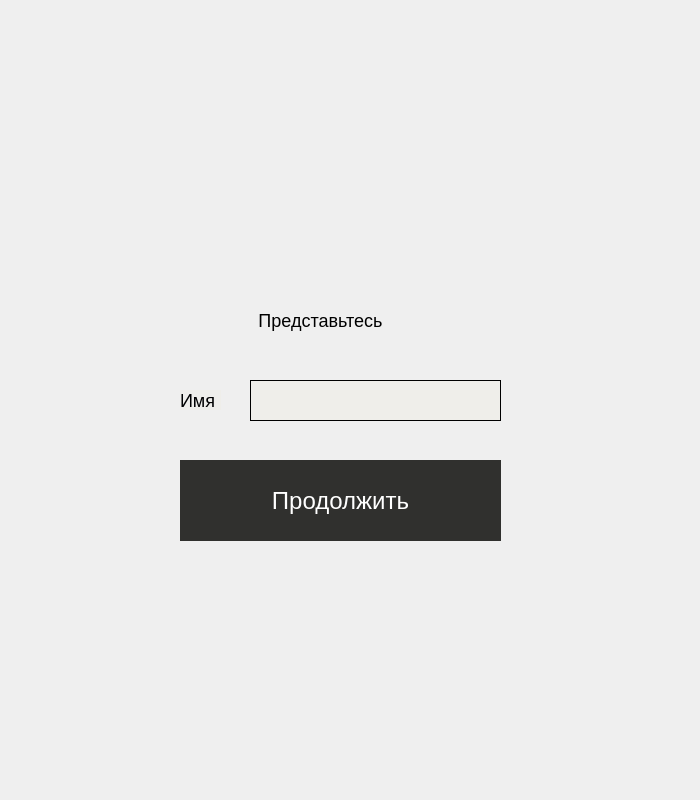
<?xml version="1.0" encoding="UTF-8"?>
<ui version="4.0">
 <class>Form</class>
 <widget class="QWidget" name="Form">
  <property name="geometry">
   <rect>
    <x>0</x>
    <y>0</y>
    <width>700</width>
    <height>800</height>
   </rect>
  </property>
  <property name="windowTitle">
   <string>Form</string>
  </property>
  <widget class="QLabel" name="headLabel">
   <property name="geometry">
    <rect>
     <x>240</x>
     <y>300</y>
     <width>161</width>
     <height>41</height>
    </rect>
   </property>
   <property name="font">
    <font>
     <pointsize>-1</pointsize>
     <weight>37</weight>
     <bold>false</bold>
    </font>
   </property>
   <property name="styleSheet">
    <string notr="true">color: black;
font-size: 18px;
font-weight: 300;</string>
   </property>
   <property name="text">
    <string>Представьтесь</string>
   </property>
   <property name="alignment">
    <set>Qt::AlignCenter</set>
   </property>
  </widget>
  <widget class="QLabel" name="nameLabel">
   <property name="geometry">
    <rect>
     <x>180</x>
     <y>390</y>
     <width>41</width>
     <height>20</height>
    </rect>
   </property>
   <property name="font">
    <font>
     <pointsize>-1</pointsize>
     <weight>37</weight>
     <bold>false</bold>
    </font>
   </property>
   <property name="styleSheet">
    <string notr="true">color: black;
background-color: #efeeea;
font-size: 18px;
font-weight: 300;</string>
   </property>
   <property name="locale">
    <locale language="Russian" country="Russia"/>
   </property>
   <property name="text">
    <string>Имя</string>
   </property>
  </widget>
  <widget class="QLineEdit" name="nameLineEdit">
   <property name="geometry">
    <rect>
     <x>250</x>
     <y>380</y>
     <width>251</width>
     <height>41</height>
    </rect>
   </property>
   <property name="sizePolicy">
    <sizepolicy hsizetype="Expanding" vsizetype="Fixed">
     <horstretch>0</horstretch>
     <verstretch>0</verstretch>
    </sizepolicy>
   </property>
   <property name="styleSheet">
    <string notr="true">color: black;
background-color: #efeeea;
font-size: 18px;
font-weight: 300;
border: 1px solid black;</string>
   </property>
   <property name="locale">
    <locale language="Russian" country="Russia"/>
   </property>
  </widget>
  <widget class="QPushButton" name="submitButton">
   <property name="geometry">
    <rect>
     <x>180</x>
     <y>460</y>
     <width>321</width>
     <height>81</height>
    </rect>
   </property>
   <property name="sizePolicy">
    <sizepolicy hsizetype="Expanding" vsizetype="Preferred">
     <horstretch>0</horstretch>
     <verstretch>0</verstretch>
    </sizepolicy>
   </property>
   <property name="font">
    <font>
     <pointsize>18</pointsize>
    </font>
   </property>
   <property name="styleSheet">
    <string notr="true">QPushButton {
	background-color: #30302e;
	border: 0px;
	color: white;
}
QPushButton:pressed {
	background-color: #a8a8a4;
	border: 0px;
	color: white;
 }</string>
   </property>
   <property name="text">
    <string>Продолжить</string>
   </property>
  </widget>
 </widget>
 <resources/>
 <connections/>
</ui>
